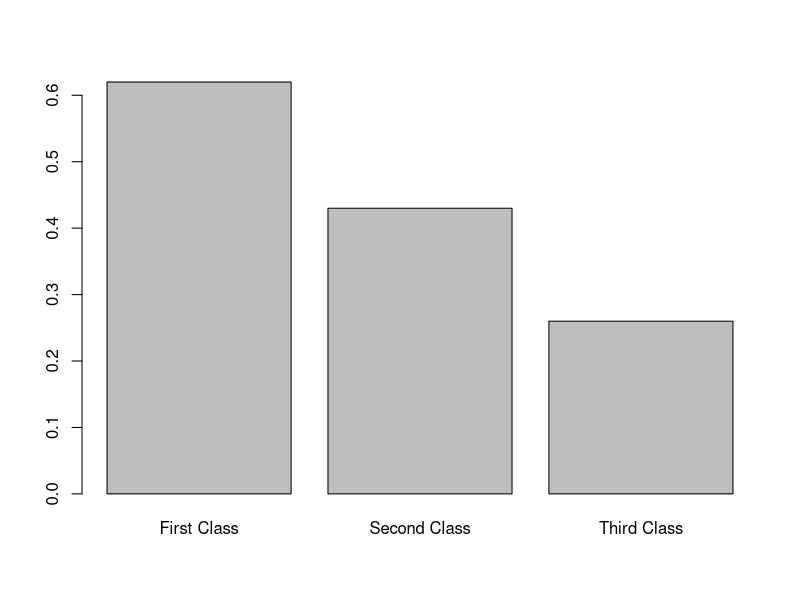

Write the R code that produced this figure.
## ---- chunk 1
knitr::opts_chunk$set(echo = FALSE)

## ---- chunk 2
library(readxl)
TitanicData <- read_excel("TitanicData.xls")
names(TitanicData) <- c("Passenger Class", "Survived", "Gender", "Age")
#Survivors by Class
Class1Survived <- sum(TitanicData$`Passenger Class` == 1 & TitanicData$Survived==1)
Class1SurvivalRate = round ((Class1Survived / sum(TitanicData$`Passenger Class` == 1)), digits =2 )

Class2Survived <- sum(TitanicData$`Passenger Class` == 2 & TitanicData$`Survived`==1)
Class2SurvivalRate = round ((Class2Survived / sum(TitanicData$`Passenger Class` == 2)), digits =2)

Class3Survived <- sum(TitanicData$`Passenger Class` == 3 & TitanicData$`Survived`==1 , na.rm=TRUE)
Class3SurvivalRate <- round ((Class3SurvivalRate = Class3Survived / sum(TitanicData$`Passenger Class` == 3)), digits =2 )



print ( c ("Passenger Class", "Percentage Survived"))

print ( c ("First Class", Class1SurvivalRate))
print ( c ("SecondClass", Class2SurvivalRate))
print ( c ("Third Class", Class3SurvivalRate))

## ---- chunk 3
Data <- c (Class1SurvivalRate, Class2SurvivalRate, Class3SurvivalRate)
barplot (height = Data, names = c ("First Class", "Second Class", "Third Class"))
?barplot
